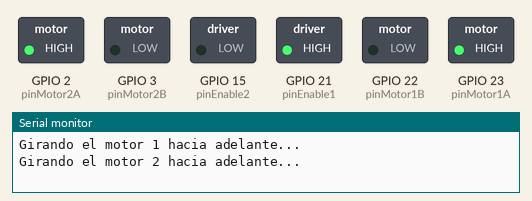
Simulated run of this program. Board: ESP32. On the bench: switched loads named in the program (green lamp = pin HIGH), the last lines printed to the serial monitor.

Above: at 1.0 s.
At 2.5 s:
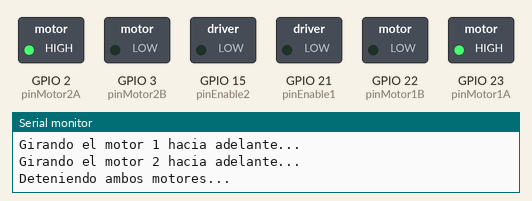
Timing chart, 0 to 3.5 s (numbered marks = the images above):
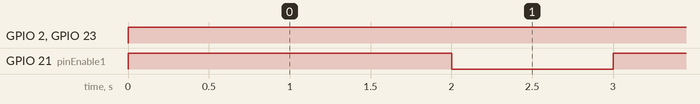

The program:

main.cpp
```cpp
#include <Arduino.h>

// Definición de los pines para el primer motor
const int pinEnable1 = 21;   // Pin PWM para EN1
const int pinMotor1A = 23;   // IN1
const int pinMotor1B = 22;   // IN2

// Definición de los pines para el segundo motor
const int pinEnable2 = 15;   // Pin PWM para ENB (Motor 2)
const int pinMotor2A = 2;    // IN4
const int pinMotor2B = 3;    // IN3

// Variables PWM
const int frecuenciaPWM = 490; // Frecuencia de PWM en Hz
const int canalPWM1 = 0;       // Canal de PWM para el motor 1
const int canalPWM2 = 1;       // Canal de PWM para el motor 2
const int resolucionPWM = 8;   // Resolución del PWM (8 bits)

// Velocidad máxima
const int velocidadMaxima = 255; // Rango de 0 a 255 para velocidad con 8 bits

void setup() {
  // Configurar los pines del primer motor como salida
  pinMode(pinMotor1A, OUTPUT);
  pinMode(pinMotor1B, OUTPUT);

  // Configurar los pines del segundo motor como salida
  pinMode(pinMotor2A, OUTPUT);
  pinMode(pinMotor2B, OUTPUT);

  // Configurar PWM en los pines EN1 y ENB
  ledcSetup(canalPWM1, frecuenciaPWM, resolucionPWM); // Canal 0, frecuencia, resolución para motor 1
  ledcAttachPin(pinEnable1, canalPWM1);               // Asignar pin PWM EN1 al canal 0

  ledcSetup(canalPWM2, frecuenciaPWM, resolucionPWM); // Canal 1, frecuencia, resolución para motor 2
  ledcAttachPin(pinEnable2, canalPWM2);               // Asignar pin PWM ENB al canal 1

  // Iniciar la comunicación serie
  Serial.begin(115200);
}

void loop() {
  // Girar el primer motor en una dirección
  Serial.println("Girando el motor 1 hacia adelante...");
  digitalWrite(pinMotor1A, HIGH); // IN1 = HIGH
  digitalWrite(pinMotor1B, LOW);  // IN2 = LOW

  // Ajustar velocidad del primer motor
  ledcWrite(canalPWM1, 500); // Velocidad máxima para motor 1 (255)

  // Girar el segundo motor en una dirección
  Serial.println("Girando el motor 2 hacia adelante...");
  digitalWrite(pinMotor2A, HIGH); // IN4 = HIGH
  digitalWrite(pinMotor2B, LOW);  // IN3 = LOW

  // Ajustar velocidad del segundo motor
  ledcWrite(canalPWM2, 0); // Velocidad máxima para motor 2 (255)
  delay(2000);

  // Detener ambos motores
  Serial.println("Deteniendo ambos motores...");
  ledcWrite(canalPWM1, 0); // Detener motor 1
  ledcWrite(canalPWM2, 0); // Detener motor 2
  delay(1000);
}
```

Measured:
- by itself, GPIO 2 (pinMotor2A), GPIO 23 (pinMotor1A): LOW → HIGH at 0.00 s
- by itself, GPIO 21 (pinEnable1): alternates HIGH for 2.0 s and LOW for 1.0 s
